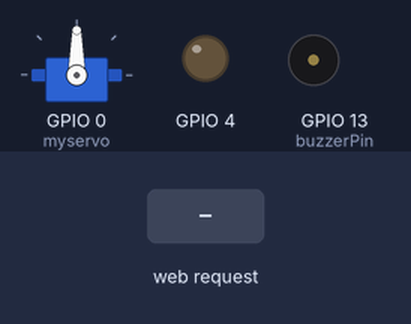
Simulated run of this sketch. Board: ESP8266 (NodeMCU). On the bench: servo, output pins drawn as LEDs (lit = HIGH), buzzer (waves = sounding). Inputs (shaded band) come from the test bench. WiFi joins after 1.5 s; servers stay silent unless stated; what the sketch prints to the serial monitor is not drawn.

Above: at 2.7 s.
2.8 s: HTTP request GET /gpio/1 received
At 3.29 s:
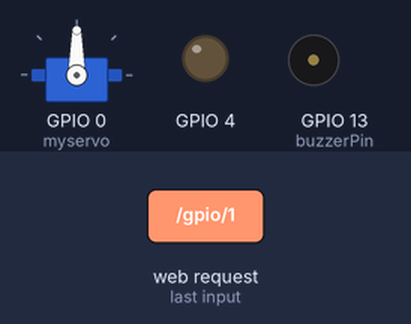
At 14.6 s:
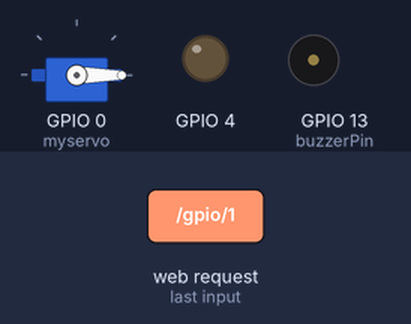
Timing chart, 0 to 14.8 s (numbered marks = the images above; inputs shaded):
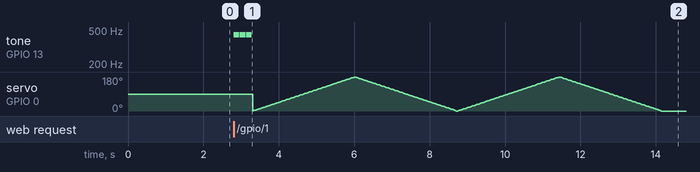

The sketch:

Final_Cat.ino
```cpp
/*
 *  This sketch demonstrates how to set up a simple HTTP-like server.
 *  The server will set a GPIO pin depending on the request
 *    http://server_ip/gpio/0 will set the GPIO2 low,
 *    http://server_ip/gpio/1 will set the GPIO2 high
 *  server_ip is the IP address of the ESP8266 module, will be
 *  printed to Serial when the module is connected.
 */

#include <ESP8266WiFi.h>
#include <Servo.h>

const char* ssid = "ASUS";
const char* password = "x4le3ce4";

// Create an instance of the server
// specify the port to listen on as an argument
WiFiServer server(80);

Servo myservo;
int pos = 0;    //servo position
const int buzzerPin = 13; //D03

char notes[] = "aaa"; // a space = a rest
int beats[] = {1,1,1};
int tempo = 150;
int frequency(char note)
{
  char names[] = { 'c', 'd', 'e', 'f', 'g', 'a', 'b', 'C', 'D', 'E' };
  int frequencies[] = {262, 294, 330, 349, 392, 440, 494, 523, 587, 656};

  for (int i = 0; i < sizeof(frequencies)/sizeof(int); i++)
  {
    if (names[i] == note)
    {
      return(frequencies[i]);
    }
  }
  return(0);
}
void music(){

    int i, duration;
    for (i = 0; i < sizeof(beats)/sizeof(int); i++)
  {
    duration = beats[i] * tempo;  // length of note/rest in ms

    if (notes[i] == ' ')
    {
      delay(duration);
    }
    else
    {
      tone(buzzerPin, frequency(notes[i]), duration);
      delay(duration);            // wait for tone to finish
    }
    delay(tempo/10);              // brief pause between notes
  }
  //noTone(buzzerPin);

}
void moveServo() {
    Serial.println("moving servo");
    for (pos = 0; pos <= 180; pos += 1) {
    myservo.write(pos);
    delay(15);
  }
  for (pos = 180; pos >= 0; pos -= 1) {
   myservo.write(pos);
   delay(15);
 }
}

void setup() {
    myservo.attach(0);  //D07
   pinMode(buzzerPin, OUTPUT);

  Serial.begin(115200);
  delay(10);


  // prepare GPIO2
  pinMode(4, OUTPUT);
  digitalWrite(2, 0);

  // Connect to WiFi network
  Serial.println();
  Serial.println();
  Serial.print("Connecting to ");
  Serial.println(ssid);

  WiFi.mode(WIFI_STA);
  WiFi.begin(ssid, password);

  while (WiFi.status() != WL_CONNECTED) {
    delay(15);
    Serial.print(".");
  }
  Serial.println("");
  Serial.println("WiFi connected");

  // Start the server
  server.begin();
  Serial.println("Server started");

  // Print the IP address
  Serial.println(WiFi.localIP());
}

void loop() {
  // Check if a client has connected
  WiFiClient client = server.available();
  if (!client) {
    return;
  }

  // Wait until the client sends some data
  Serial.println("new client");
  while(!client.available()){
    delay(1);
  }

  // Read the first line of the request
  String req = client.readStringUntil('\r');
  Serial.println(req);
  client.flush();

  // Match the request
  int val;
  if (req.indexOf("/gpio/0") != -1)
    val = 0;
  else if (req.indexOf("/gpio/1") != -1)
    {val = 1;
    music();
    moveServo();
    moveServo();
   delay(15);
    }
   else {
    Serial.println("invalid request");
    client.stop();
    return;
  }

  // Set GPIO2 according to the request
  digitalWrite(2, val);

  client.flush();

  // Prepare the response
  String s = "HTTP/1.1 200 OK\r\nContent-Type: text/html\r\n\r\n<!DOCTYPE HTML>\r\n<html>\r\nGPIO is now ";
  s += (val)?"high":"low";
  s += "</html>\n";

  // Send the response to the client
  client.print(s);
  delay(1);
  Serial.println("Client disonnected");

  // The client will actually be disconnected
  // when the function returns and 'client' object is detroyed
}
```
